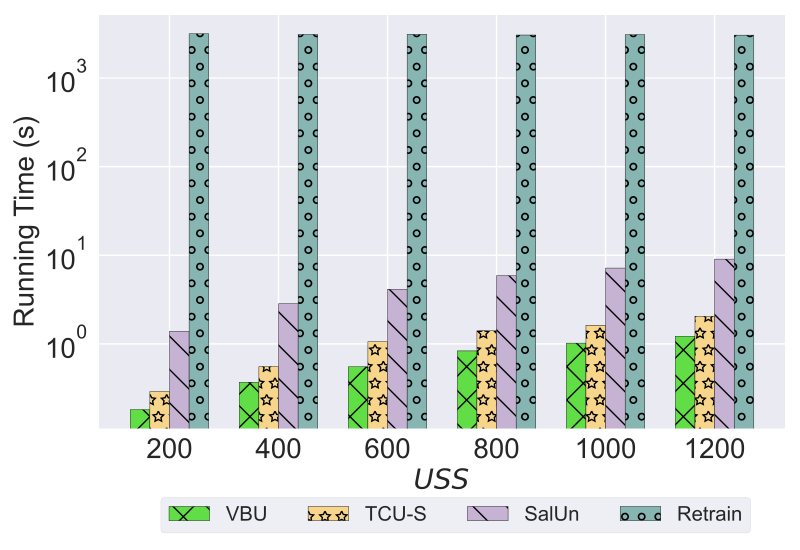

Recreate this plot in Python.
import matplotlib.pyplot as plt
import numpy as np
import matplotlib.ticker as ticker


# user num = 50
labels = ['200', '400', '600', '800', '1000', '1200']
#unl_fr = [10*10*0.22 *5, 10*10*0.22*5, 10*10*0.22 *5, 10*10*0.22*5 , 10*10*0.22*5  , 10*10*0.22*5  ]



unl_vbu = [0.181, 0.369 , 0.551 , 0.833 , 1.020, 1.2201]

unl_mbu = [0.29, 0.555, 1.057, 1.41, 1.62, 2.05]
unl_retrain = [3154, 3104, 3102, 3054, 3083, 3043]
salun = [1.39, 2.836, 4.13, 5.882, 7.1682, 9.0432]


for i in range(len(labels)):

    unl_retrain[i] = unl_retrain[i]
    unl_mbu[i] = unl_mbu[i]
    unl_vbu[i] = unl_vbu[i]
    salun[i] = salun[i]


x = np.arange(len(labels))  # the label locations
width = 0.9 # the width of the bars
# no_noise = np.around(no_noise,0)
# samping = np.around(samping,0)
# ldp = np.around(ldp,0)

plt.style.use('seaborn')
plt.figure()
#plt.subplots(figsize=(8, 5.3))
#plt.bar(x - width /6 - width / 6 , unl_muv_MNIST, width=width/6, label='MUA-MD MNIST', color='#C6B3D3', edgecolor='black', hatch='/')

#plt.bar(x - width / 6 , unl_muv_CIFAR, width=width/6,  label='MUA-MD CIFAR10', color='#F7D58B', edgecolor='black' , hatch='x')
#E58579, 80BA8A


# F7D58B, 9CD1C8, C6B3D3, E58579
plt.bar(x - width / 5 -  width / 10, unl_vbu,   width=width/5, label='VBU', color='#61DE45', edgecolor='black',  hatch='x')

# F7D58B , 6BB7CA
plt.bar( x -  width / 10, unl_mbu , width=width/5, label='TCU-S', color='#F7D58B', edgecolor='black', hatch='*')


plt.bar( x + width / 5 -  width / 10  , salun, width=width/5, label='SalUn', color='#C6B3D3', edgecolor='black', hatch='\\')



plt.bar(x + width / 5 + width / 5 -  width / 10, unl_retrain, width=width/5, label='Retrain', color='#87B5B2', edgecolor='black', hatch='o')


#plt.bar(x + width / 6 + width / 6 + width/6  , unl_mib_CelebA,   width=width/6, label='MIB CelebA', color='#E58579', edgecolor='black', hatch='\\')
# plt.bar(x - width / 8 - width / 16, unl_vib, width=0.168, label='PriMU$_{w}$', color='cornflowerblue', hatch='*')
# plt.bar(x + width / 8, unl_self_r, width=0.168, label='PriMU$_{w/o}$', color='g', hatch='x')
# plt.bar(x + width / 2 - width / 8 + width / 16, unl_hess_r, width=0.168, label='HBFU', color='orange', hatch='\\')


# plt.bar(x - width / 2.5 ,  unl_br, width=width/3, label='VBU', color='orange', hatch='\\')
# plt.bar(x,unl_self_r, width=width/3, label='RFU-SS', color='g', hatch='x')
# plt.bar(x + width / 2.5,  unl_hess_r, width=width/3, label='HBU', color='tomato', hatch='-')


# Add some text for labels, title and custom x-axis tick labels, etc.
plt.ylabel('Running Time (s)', fontsize=20)
# ax.set_title('Performance of Different Users n')
plt.xticks(x, labels, fontsize=20)
# ax.set_xticklabels(labels,fontsize=15)

my_y_ticks = np.arange(0, 503, 100)
# Make y-axis a log scale:
plt.yscale('log')
plt.yticks(fontsize=20)
# plt.gca().yaxis.set_major_formatter(ticker.ScalarFormatter())
# plt.gca().yaxis.get_major_formatter().set_scientific(True)
# plt.gca().yaxis.get_major_formatter().set_useOffset(False)

# plt.yticks(my_y_ticks, fontsize=20)
# ax.set_yticklabels(my_y_ticks,fontsize=15)
# plt.grid(axis='y')
# plt.legend(loc='upper left', fontsize=20)

plt.legend( frameon=True, facecolor='#EAEAF2', loc='center', bbox_to_anchor=(0.52001, -0.21), ncol=4, fontsize=14.6,)

# mode="expand",  columnspacing=1.0,  borderaxespad=0., framealpha=0.5,handletextpad=0.5
#title = 'Methods and Datasets',

plt.xlabel('$\it{USS}$' ,fontsize=20)
# ax.bar_label(rects1, padding=1)
# ax.bar_label(rects2, padding=3)
# ax.bar_label(rects3, padding=3)

plt.tight_layout()

plt.rcParams['figure.figsize'] = (2.0, 1)
plt.rcParams['image.interpolation'] = 'nearest'
plt.rcParams['figure.subplot.left'] = 0.11
plt.rcParams['figure.subplot.bottom'] = 0.08
plt.rcParams['figure.subplot.right'] = 0.977
plt.rcParams['figure.subplot.top'] = 0.969
plt.savefig('tiny_imagenet_running_time_cs_as_bar.pdf', format='pdf', dpi=200)
plt.show()
